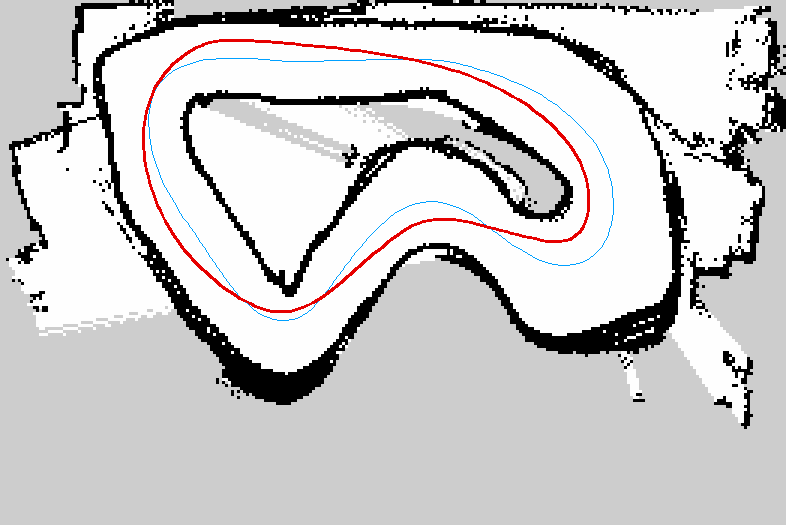
#> input picture research/raceline_debug.png, 786 x 525 px
$ python laptime_model.py raceline_debug.png raceline_debug.png
#> lines starting #> are read from the running program, lines starting #| are printed output that depends on the picture; after the words box and inside, x2 and y2 are one past the last pixel; in counts of white or black regions, pixels touching at a corner belong together
"""Lap-time model on the team's blaze_track map: centerline vs min-curvature raceline, friction-limited speed profile."""
import sys, math
import numpy as np, cv2

MAP_PNG = sys.argv[1]; OUT = sys.argv[2]
RES = 0.05
img = cv2.imread(MAP_PNG, cv2.IMREAD_GRAYSCALE)
#> img: shape (525, 786); min 0, max 254, mean 203.9
H, W = img.shape
#> H = 525; W = 786
free = (img >= 250).astype(np.uint8)
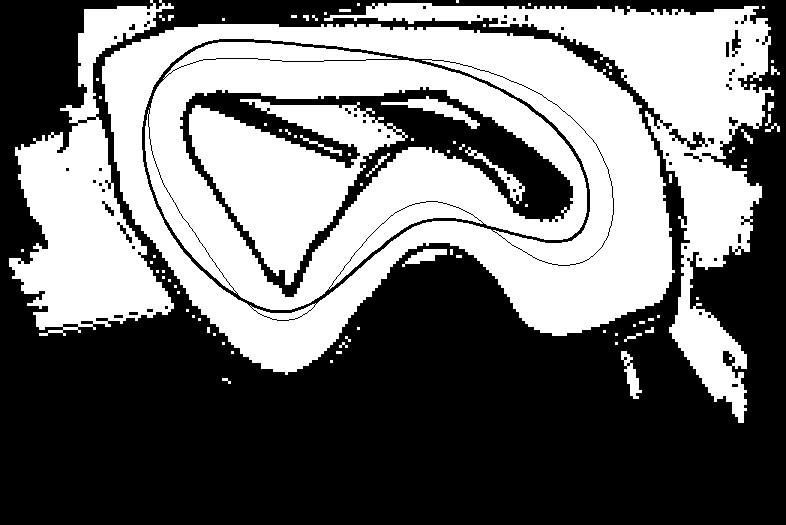
#> free: shape (525, 786); values 0 (black) and 1 (white), 44.3% white; 84 white regions (60 under 20 px), largest, box (x1, y1, x2, y2) and area: (102, 24, 675, 375) 60554, (145, 42, 587, 310) 41728, (324, 3, 774, 423) 34497
free = cv2.morphologyEx(free, cv2.MORPH_OPEN, cv2.getStructuringElement(cv2.MORPH_ELLIPSE, (3, 3)))
#> free: shape (525, 786); values 0 (black) and 1 (white), 43.8% white; 154 white regions (125 under 20 px), largest, box (x1, y1, x2, y2) and area: (102, 24, 675, 375) 60302, (145, 42, 587, 310) 41480, (324, 3, 774, 423) 33992
n, lab, st, _ = cv2.connectedComponentsWithStats(free, connectivity=4)
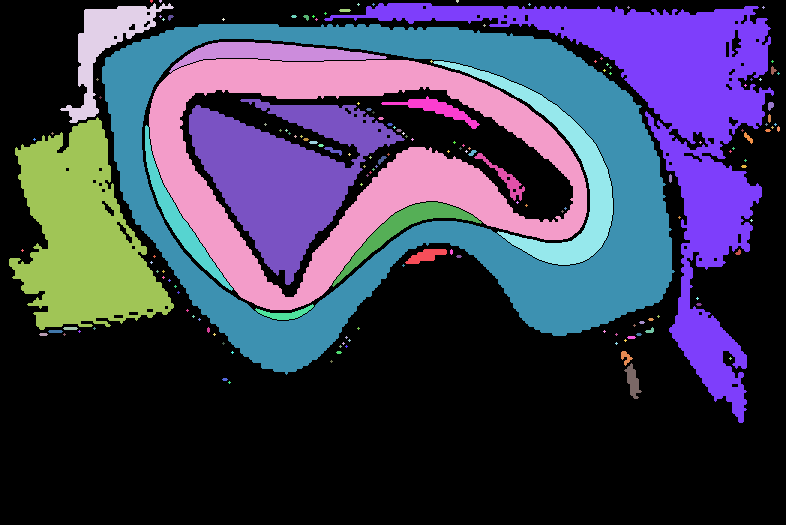
#> lab: shape (525, 786) int32; 161 distinct labels, from 0 to 160; one colour per label, 0 black
#> n = 161; st = 161 rows, first 6: [0, 0, 786, 525, 231715], [150, 0, 3, 3, 7], [159, 0, 3, 3, 7], [456, 0, 3, 3, 7], [60, 3, 114, 120, 3671], [357, 3, 3, 3, 5]
track = (lab == 1 + np.argmax(st[1:, cv2.CC_STAT_AREA])).astype(np.uint8)
#> track: shape (525, 786); values 0 (black) and 1 (white), 13.1% white; 1 white region, box (x1, y1, x2, y2) and area: (102, 24, 675, 375) 53944
inv = (1 - track).astype(np.uint8)
n2, lab2, st2, _ = cv2.connectedComponentsWithStats(inv, connectivity=4)
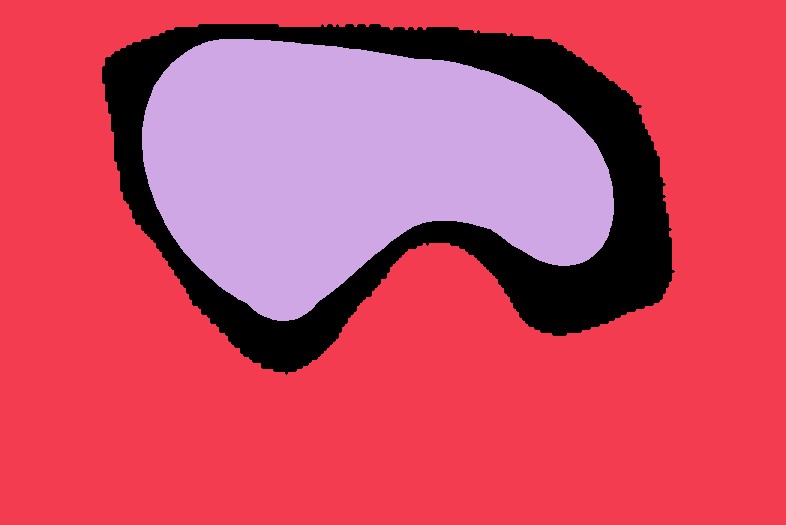
#> lab2: shape (525, 786) int32; 3 distinct labels, from 0 to 2; one colour per label, 0 black
#> n2 = 3; st2 = [[102, 24, 573, 351, 53944], [0, 0, 786, 525, 268060], [142, 39, 472, 282, 90646]]
border = set(np.unique(np.concatenate([lab2[0], lab2[-1], lab2[:, 0], lab2[:, -1]]))) - {0}
#> border = 1 item
holes = [l for l in range(1, n2) if l not in border]
#> holes = [2]
island_lab = max(holes, key=lambda l: st2[l, cv2.CC_STAT_AREA])
#> island_lab = 2
island = (lab2 == island_lab).astype(np.uint8)
#> island: shape (525, 786); values 0 (black) and 1 (white), 22% white; 1 white region, box (x1, y1, x2, y2) and area: (142, 39, 614, 321) 90646
outside = np.isin(lab2, list(border)).astype(np.uint8)
#> outside: shape (525, 786); values 0 (black) and 1 (white), 65% white; 1 black region, box (x1, y1, x2, y2) and area: (102, 24, 675, 375) 144590
d_in = cv2.distanceTransform((1 - island).astype(np.uint8), cv2.DIST_L2, 5) * RES
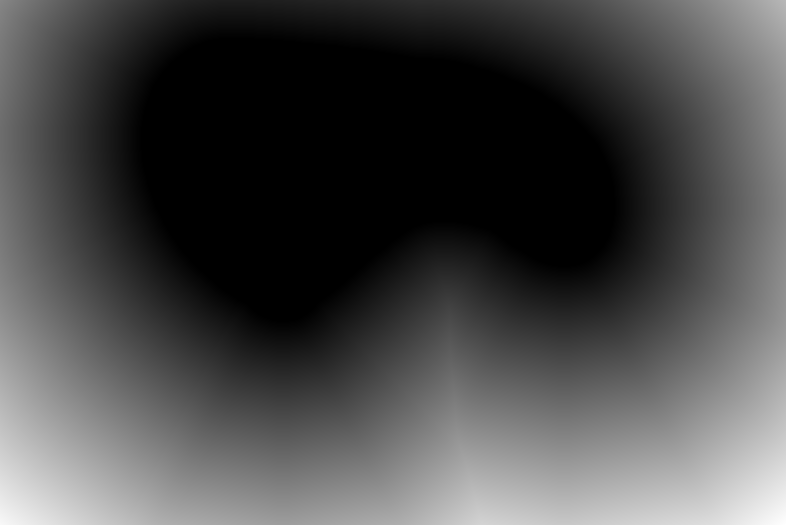
#> d_in: shape (525, 786) float32; min 0, max 16.5, mean 4.71; drawn with min black and max white
d_out = cv2.distanceTransform((1 - outside).astype(np.uint8), cv2.DIST_L2, 5) * RES
inner_half = (((d_in - d_out) <= 0) & (outside == 0)) | (island == 1)
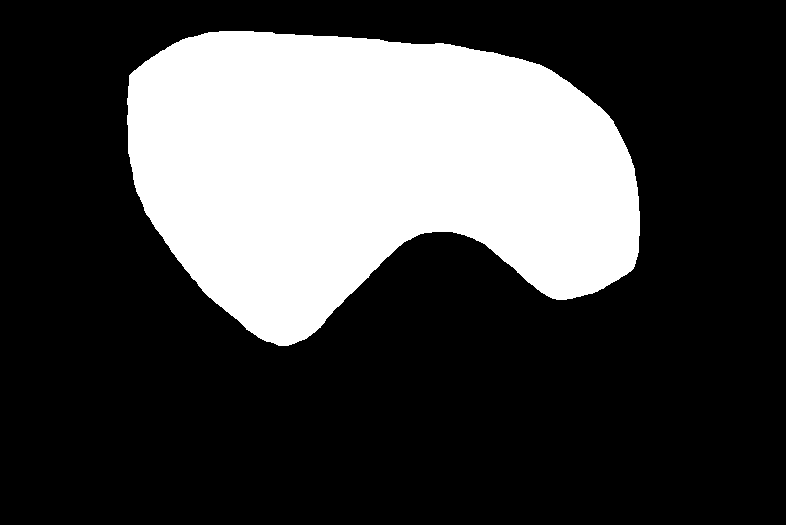
#> inner_half: shape (525, 786) bool; 27.8% white; 1 white region
cnts, _ = cv2.findContours(inner_half.astype(np.uint8), cv2.RETR_EXTERNAL, cv2.CHAIN_APPROX_NONE)
#> cnts = 1 contour; box (x1, y1, x2, y2) and area: (127, 31, 640, 346) 113872
cl = max(cnts, key=cv2.contourArea)[:, 0, :].astype(float)          # pixel (col,row)
#> cl = 1289 pairs, first value 127 to 639, second value 31 to 345

def resample_closed(pts, ds):
    seg = np.linalg.norm(np.diff(np.vstack([pts, pts[:1]]), axis=0), axis=1)
    s = np.concatenate([[0], np.cumsum(seg)]); L = s[-1]
    t = np.arange(0, L, ds)
    x = np.interp(t, s, np.append(pts[:, 0], pts[0, 0])); y = np.interp(t, s, np.append(pts[:, 1], pts[0, 1]))
    return np.stack([x, y], 1), L

def smooth_closed(p, sigma_pts):
    k = int(3 * sigma_pts); w = np.exp(-0.5 * (np.arange(-k, k + 1) / sigma_pts) ** 2); w /= w.sum()
    pad = np.vstack([p[-k:], p, p[:k]])
    return np.stack([np.convolve(pad[:, i], w, mode='valid') for i in range(2)], 1)

def curvature_closed(p):
    d1 = (np.roll(p, -1, 0) - np.roll(p, 1, 0)) / 2; d2 = np.roll(p, -1, 0) - 2 * p + np.roll(p, 1, 0)
    return (d1[:, 0] * d2[:, 1] - d1[:, 1] * d2[:, 0]) / np.maximum(np.linalg.norm(d1, axis=1) ** 3, 1e-9)

# centerline in metres (pixel units * RES), uniform 0.1 m spacing
clm = cl * RES; clm[:, 1] *= -1                                       # flip row axis -> y up
#> after `clm = cl * RES`: clm = 1289 pairs, first value 6.35 to 31.95, second value 1.55 to 17.25
clm, L_cl = resample_closed(smooth_closed(clm, 3), 0.10)
#> in smooth_closed, `pad = np.vstack([p[-k:], p, p[:k]])`: pad = 1307 pairs, first value 6.35 to 31.95, second value -17.25 to -1.55
#> in resample_closed, `seg = np.linalg.norm(np.diff(np.vstack([pts, pts[:1]]), axis=0), axis=1)`: seg = 1289 values, max 0.0705 at index 468, min 0.05 at index 554, mean 0.0554
#> in resample_closed, `s = np.concatenate([[0], np.cumsum(seg)])`: s = 1290 values from 0 to 71.42
#> in resample_closed, `L = s[-1]`: L = 71.42
#> in resample_closed, `x = np.interp(t, s, np.append(pts[:, 0], pts[0, 0]))`: x = 715 values, max 31.95 at index 451, min 6.35 at index 73, mean 18.92
#> in resample_closed, `y = np.interp(t, s, np.append(pts[:, 1], pts[0, 1]))`: y = 715 values, max -1.55 at index 702, min -17.25 at index 219, mean -8.74
#> clm = 715 pairs, first value 6.35 to 31.95, second value -17.25 to -1.55; L_cl = 71.42
clm = smooth_closed(clm, 4); clm, L_cl = resample_closed(clm, 0.10)
#> after `clm = smooth_closed(clm, 4)`: clm = 715 pairs, first value 6.38 to 31.94, second value -17.19 to -1.55
#> after `clm, L_cl = resample_closed(clm, 0.1)`: clm = 712 pairs, first value 6.38 to 31.94, second value -17.19 to -1.55; L_cl = 71.1
N = len(clm)
#> N = 712
def sample(field, p):
    c = np.clip((p[:, 0] / RES).round().astype(int), 0, W - 1); r = np.clip((-p[:, 1] / RES).round().astype(int), 0, H - 1)
    return field[r, c]
w_in, w_out = sample(d_in, clm), sample(d_out, clm)
#> in sample, `c = np.clip((p[:, 0] / RES).round().astype(int), 0, W - 1)`: c = 712 values, max 639 at index 444, min 128 at index 57, mean 378.4
#> in sample, `r = np.clip((-p[:, 1] / RES).round().astype(int), 0, H - 1)`: r = 712 values, max 344 at index 216, min 31 at index 694, mean 174.5
#> w_in = 712 values, max 1.81 at index 428, min 0.35 at index 679, mean 0.89; w_out = 712 values, max 2.05 at index 427, min 0.36 at index 681, mean 0.948
tang = np.roll(clm, -1, 0) - np.roll(clm, 1, 0); tang /= np.linalg.norm(tang, axis=1, keepdims=True)
#> after `tang = np.roll(clm, -1, 0) - np.roll(clm, 1, 0)`: tang = 712 pairs, first value -0.2 to 0.2, second value -0.2 to 0.2
#> after `tang /= np.linalg.norm(tang, axis=1, keepdims=True)`: tang = 712 pairs, first value -1 to 1, second value -1 to 1
nrm = np.stack([-tang[:, 1], tang[:, 0]], 1)                         # left normal
#> nrm has the same summary as tang
# which side is the island? test a point along +normal
probe = clm + 0.2 * nrm
#> probe = 712 pairs, first value 6.58 to 31.74, second value -16.99 to -1.75
left_is_island = np.mean(sample(d_in, probe) < w_in) > 0.5
#> left_is_island = True
w_left, w_right = (w_in, w_out) if left_is_island else (w_out, w_in)
#> w_left has the same summary as w_in; w_right has the same summary as w_out

# --- min-curvature QP (second-difference proxy), bounds keep car centre >= margin from walls
MARGIN = 0.30                                                         # 0.15 half-width + 0.15 safety
lb = -(w_right - MARGIN); ub = (w_left - MARGIN)
#> after `lb = -(w_right - MARGIN)`: lb = 712 values, max -0.0598 at index 681, min -1.75 at index 427, mean -0.648
#> after `ub = w_left - MARGIN`: ub = 712 values, max 1.51 at index 428, min 0.05 at index 679, mean 0.59
lb = np.minimum(lb, 0); ub = np.maximum(ub, 0)
Dm = np.zeros((N, N)); idx = np.arange(N)
#> after `idx = np.arange(N)`: idx = 712 values from 0 to 711
Dm[idx, idx] = -2; Dm[idx, (idx + 1) % N] = 1; Dm[idx, (idx - 1) % N] = 1
DtD = Dm.T @ Dm
Hq = (nrm[:, 0][:, None] * DtD * nrm[:, 0][None, :]) + (nrm[:, 1][:, None] * DtD * nrm[:, 1][None, :]) + 1e-7 * np.eye(N)
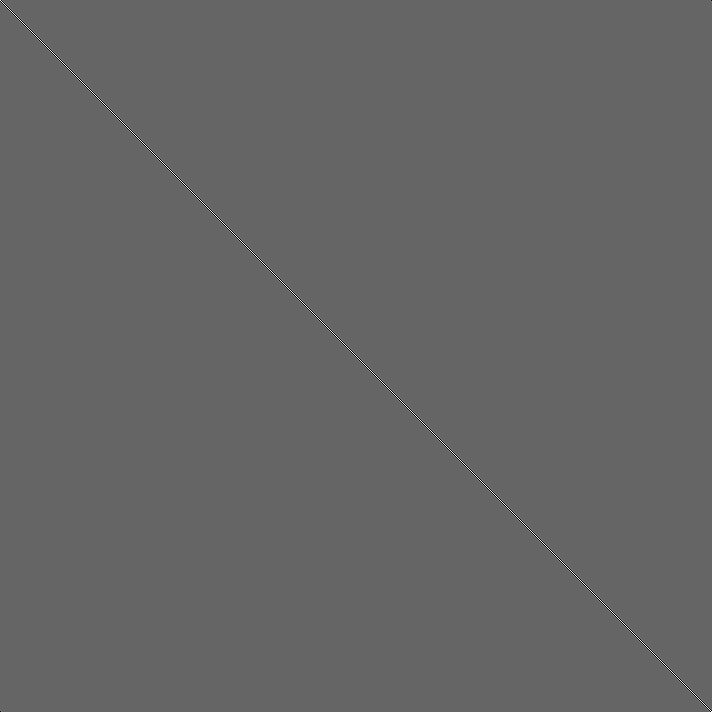
#> Hq: shape (712, 712) float64; min -4, max 6, mean 1.06e-08; drawn with min black and max white
fq = nrm[:, 0] * (DtD @ clm[:, 0]) + nrm[:, 1] * (DtD @ clm[:, 1])
#> fq = 712 values, max 0.00328 at index 0, min -0.00235 at index 1, mean 1.03e-06
alpha = np.zeros(N); fixed = np.zeros(N, bool)
#> after `alpha = np.zeros(N)`: alpha = 712 values from 0 to 0
for it in range(200):                                                 # primal active-set
    F = ~fixed
    rhs = -fq[F] - Hq[np.ix_(F, fixed)] @ alpha[fixed]
    alpha[F] = np.linalg.solve(Hq[np.ix_(F, F)], rhs)
    viol = F & ((alpha < lb - 1e-9) | (alpha > ub + 1e-9))
    g = Hq @ alpha + fq
    release = fixed & (((np.isclose(alpha, lb)) & (g < -1e-9)) | ((np.isclose(alpha, ub)) & (g > 1e-9)))
    if not viol.any() and not release.any(): break
    alpha = np.clip(alpha, lb, ub); fixed = (fixed | viol) & ~release
#> after the loop, alpha = 712 values, max 0.412 at index 220, min -0.27 at index 332, mean -0.0107
rl, L_rl = resample_closed(clm + alpha[:, None] * nrm, 0.10)
#> rl = 703 pairs, first value 6.18 to 32.11, second value -16.78 to -1.46; L_rl = 70.28
rl = smooth_closed(rl, 2); rl, L_rl = resample_closed(rl, 0.10)
#> after `rl = smooth_closed(rl, 2)`: rl = 703 pairs, first value 6.18 to 32.11, second value -16.77 to -1.47
#> after `rl, L_rl = resample_closed(rl, 0.1)`: L_rl = 70.23

def lap_time(p, mu, a_acc=4.0, a_brk=5.0, v_top=7.0, scale=1.0, g=9.81):
    k = np.abs(curvature_closed(p)); k = np.convolve(np.concatenate([k[-5:], k, k[:5]]), np.ones(11) / 11, 'valid')
    ds = np.linalg.norm(np.roll(p, -1, 0) - p, axis=1)
    alat = mu * g; v = np.minimum(v_top, np.sqrt(alat / np.maximum(k, 1e-6))) * scale
    vlim = v.copy(); M = len(v)
    for _ in range(3):                                                # periodic forward/backward passes w/ friction ellipse
        for i in range(2 * M):
            a, b = i % M, (i + 1) % M
            ay = v[a] ** 2 * k[a]; ax = min(a_acc, mu * g) * math.sqrt(max(0.0, 1 - (ay / alat) ** 2))
            v[b] = min(vlim[b], math.sqrt(v[a] ** 2 + 2 * ax * ds[a]))
        for i in range(2 * M, 0, -1):
            a, b = i % M, (i - 1) % M
            ay = v[a] ** 2 * k[a]; ax = min(a_brk, mu * g) * math.sqrt(max(0.0, 1 - (ay / alat) ** 2))
            v[b] = min(v[b], math.sqrt(v[a] ** 2 + 2 * ax * ds[b]))
    return float(np.sum(ds / np.maximum(0.5 * (v + np.roll(v, -1)), 0.05))), float(v.max()), float(np.mean(v))

print(f"track: centerline length {L_cl:.1f} m, raceline length {L_rl:.1f} m, width min/median {np.min(w_in+w_out):.2f}/{np.median(w_in+w_out):.2f} m")
#| track: centerline length 71.1 m, raceline length 70.2 m, width min/median 0.75/1.69 m
print(f"tightest radius: centerline {1/np.max(np.abs(curvature_closed(clm))):.2f} m, raceline {1/np.max(np.abs(curvature_closed(rl))):.2f} m")
#> in curvature_closed, `d1 = (np.roll(p, -1, 0) - np.roll(p, 1, 0)) / 2`: d1 = 712 pairs, first value -0.1 to 0.1, second value -0.1 to 0.1
#> in curvature_closed, `d2 = np.roll(p, -1, 0) - 2 * p + np.roll(p, 1, 0)`: d2 = 712 pairs, first value -0.0995 to 0.0997, second value -0.00943 to 0.00779
#| tightest radius: centerline 1.23 m, raceline 1.78 m
print(f"current FTG runs (~0.7 m/s mean measured in Oct-9 bags): lap ~{L_cl/0.7:.0f} s -> {int(60/(L_cl/0.7))} full laps / 60 s")
#| current FTG runs (~0.7 m/s mean measured in Oct-9 bags): lap ~102 s -> 0 full laps / 60 s
print("mu   | centerline 100%        | raceline 100%          | raceline 75% (h2h)")
for mu in (0.5, 0.7, 0.9):
    c = lap_time(clm, mu); r = lap_time(rl, mu); r75 = lap_time(rl, mu, scale=0.75)
    f = lambda t: f"{t[0]:5.2f}s ({int(60//t[0])} laps, vmax {t[1]:.1f})"
    print(f"{mu:.1f}  | {f(c)} | {f(r)} | {f(r75)}")
#> this loop made 3 passes
#> (c, r, r75) on passes 1 to 3: ((14.67, 7, 5.13), (13.17, 7, 5.6), (16.29, 5.25, 4.5)), ((13.05, 7, 5.7), (11.93, 7, 6.06), (14.91, 5.25, 4.82)), ((12.12, 7, 6.07), (11.2, 7, 6.37), (14.23, 5.25, 4.99))
#| 0.5  | 14.67s (4 laps, vmax 7.0) | 13.17s (4 laps, vmax 7.0) | 16.29s (3 laps, vmax 5.2)
#| 0.7  | 13.05s (4 laps, vmax 7.0) | 11.93s (5 laps, vmax 7.0) | 14.91s (4 laps, vmax 5.2)
#| 0.9  | 12.12s (4 laps, vmax 7.0) | 11.20s (5 laps, vmax 7.0) | 14.23s (4 laps, vmax 5.2)
# debug image
vis = cv2.cvtColor(img, cv2.COLOR_GRAY2BGR); vis = cv2.resize(vis, (W * 3, H * 3), interpolation=cv2.INTER_NEAREST)
def to_px(p): return np.stack([p[:, 0] / RES * 3, -p[:, 1] / RES * 3], 1).astype(np.int32)
cv2.polylines(vis, [to_px(clm)], True, (255, 160, 0), 1); cv2.polylines(vis, [to_px(rl)], True, (0, 0, 230), 2)
#> after `cv2.polylines(vis, [to_px(rl)], True, (0, 0, 230), 2)`:
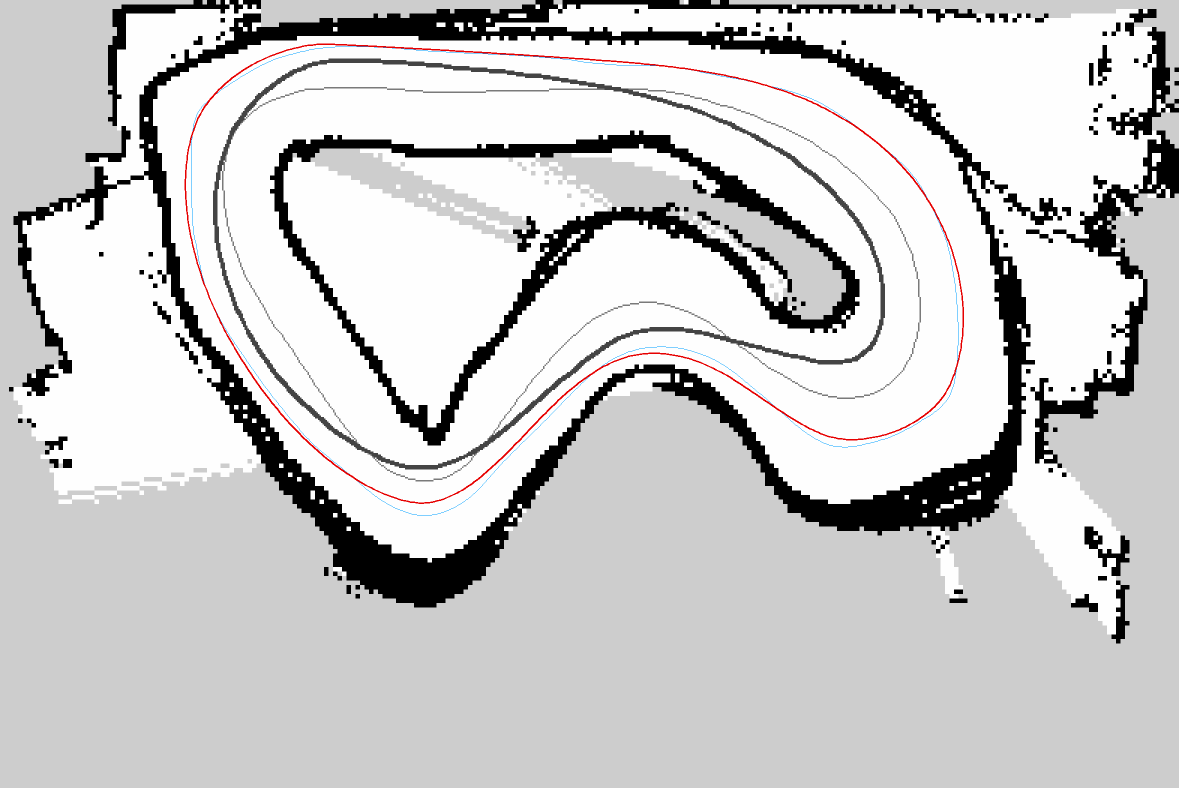
#> vis: shape (1575, 2358, 3) (shown at 1/2 size); mean B, G, R 203.1, 203, 203.6
cv2.imwrite(OUT, vis)
